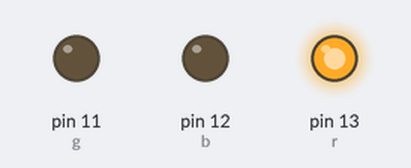
A sketch run on a simulated Arduino Uno, built with avr-gcc and run on an emulated ATmega328P. Shown: output pins drawn as LEDs (lit = HIGH).

Above: at 0.5 s.
At 2.5 s:
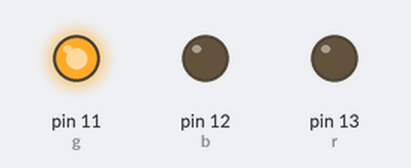
At 3.5 s:
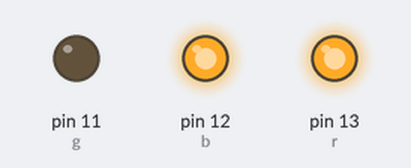
At 4.5 s:
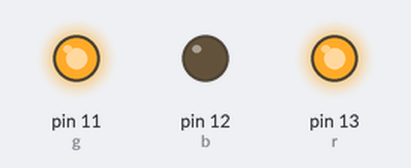
At 6.5 s:
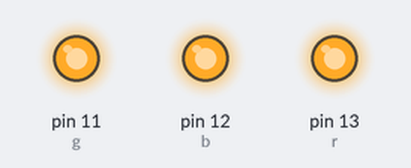
At 8.5 s:
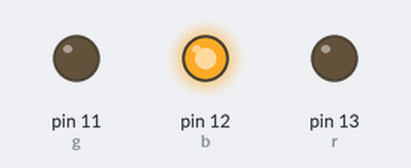
Timing chart, 0 to 9.1 s (numbered marks = the images above):
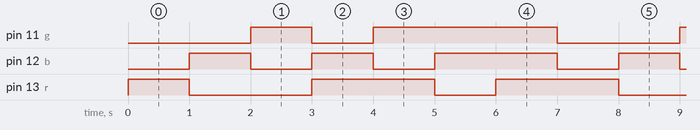

Measured:
- by itself, pin 11 (g): repeats every 7.0 s: LOW 1.0 s, HIGH 3.0 s, LOW 2.0 s, HIGH 1.0 s
- by itself, pin 12 (b): repeats every 7.0 s: LOW 1.0 s, HIGH 1.0 s, LOW 1.0 s, HIGH 2.0 s, LOW 1.0 s, HIGH 1.0 s
- by itself, pin 13 (r): repeats every 7.0 s: LOW 2.0 s, HIGH 2.0 s, LOW 1.0 s, HIGH 2.0 s

The sketch:

traffic_light.ino
```cpp
#define r 13
#define b 12
#define g 11


void setup() {
  pinMode(r, OUTPUT);
  pinMode(b, OUTPUT);
  pinMode(g, OUTPUT);
}

void loop() {

  digitalWrite(r, 1);
  digitalWrite(b, 0);
  digitalWrite(g, 0);
    delay(1000);
  digitalWrite(r, 0);
  digitalWrite(b, 1);
  digitalWrite(g, 0);
    delay(1000);
  digitalWrite(r, 0);
  digitalWrite(b, 0);
  digitalWrite(g, 1);
    delay(1000);
  digitalWrite(r,1);
  digitalWrite(b,1);
  digitalWrite(g,0);
    delay(1000);
  digitalWrite(r,1);
  digitalWrite(g,1);
  digitalWrite(b,0);
    delay(1000);
  digitalWrite(r,0);
  digitalWrite(g,1);
  digitalWrite(b,1);
    delay(1000);
  digitalWrite(r,1);
  digitalWrite(g,1);
  digitalWrite(b,1);
    delay(1000);
}
```
